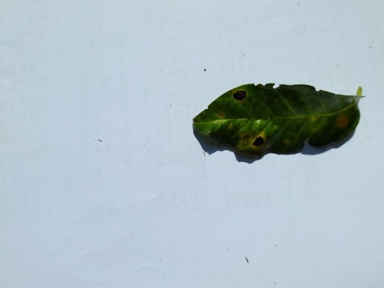
#> input picture apps/web/samples/cercospora.jpg, 384 x 288 px
$ python -i bgswap.py   (imports and definitions only)
#> lines starting #> are read from the running program, lines starting #| are printed output that depends on the picture; after the words box and inside, x2 and y2 are one past the last pixel; in counts of white or black regions, pixels touching at a corner belong together
#> further down, picture is the input picture: PIL image 384x288 RGB; mean R, G, B 174.8, 191.2, 199.6
### src/coffeeguard/robustness/leafmask.py
"""Colour-based leaf segmentation for the shortcut test and the CAM leaf-focus score.

Backgrounds in this dataset are mostly white or blue paper (low saturation or blue hue)
and, for field photos, soil and foliage. A pixel counts as plant when it is saturated
and not blue; the largest connected component (holes filled, so lesions stay inside)
is the leaf. On field photos surrounding foliage can join the mask - a known limit,
reported with the results.
"""

from __future__ import annotations

import numpy as np
from PIL import Image


def leaf_mask(img: Image.Image) -> np.ndarray:
    import cv2

    rgb = np.asarray(img.convert("RGB"))
    hsv = cv2.cvtColor(rgb, cv2.COLOR_RGB2HSV)  # H in [0, 180)
#> hsv: shape (288, 384, 3); mean H, S, V 97.6, 47.8, 202.4
    h, s, v = hsv[..., 0], hsv[..., 1], hsv[..., 2]
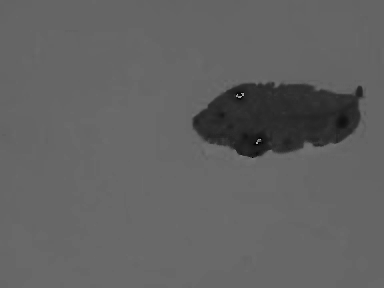
#> h: shape (288, 384); min 0, max 177, mean 97.6
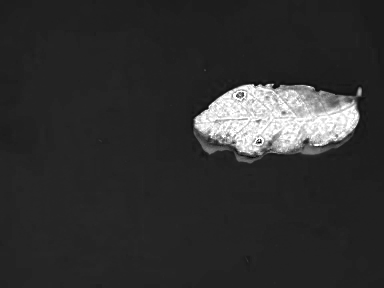
#> s: shape (288, 384); min 0, max 255, mean 47.8
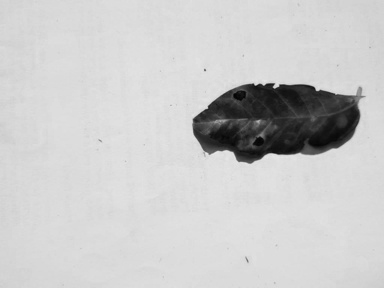
#> v: shape (288, 384); min 2, max 232, mean 202.4
    # saturated non-blue pixels (green/yellow/brown leaf and lesions) + dark pixels (the
    # very dark Cercospora leaves are barely saturated; paper backgrounds are bright)
    plant = ((s > 45) & (v > 25) & ((h < 95) | (h > 165))) | (v < 90)
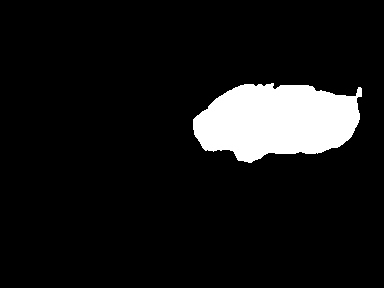
#> plant: shape (288, 384) bool; 8.9% white; 1 white region, box (x1, y1, x2, y2) and area: (193, 83, 362, 163) 9885
    plant = plant.astype(np.uint8)
    k = cv2.getStructuringElement(cv2.MORPH_ELLIPSE, (7, 7))
    plant = cv2.morphologyEx(plant, cv2.MORPH_CLOSE, k, iterations=2)
#> plant: shape (288, 384); values 0 (black) and 1 (white), 9% white; 1 white region, box (x1, y1, x2, y2) and area: (193, 83, 362, 163) 9938
    plant = cv2.morphologyEx(plant, cv2.MORPH_OPEN, k)
#> plant: shape (288, 384); values 0 (black) and 1 (white), 9% white; 1 white region, box (x1, y1, x2, y2) and area: (193, 83, 362, 163) 9909
    n, lab, stats, _ = cv2.connectedComponentsWithStats(plant, connectivity=8)
#> n = 2; stats = [[0, 0, 384, 288, 100683], [193, 83, 169, 80, 9909]]
    if n <= 1:
        return np.zeros(plant.shape, bool)
    biggest = 1 + int(np.argmax(stats[1:, cv2.CC_STAT_AREA]))
#> biggest = 1
    mask = (lab == biggest).astype(np.uint8)
    # fill holes: everything not reachable from the border through background is leaf
    flood = mask.copy()
    ff = np.zeros((mask.shape[0] + 2, mask.shape[1] + 2), np.uint8)
    for y, x in ((0, 0), (0, mask.shape[1] - 1), (mask.shape[0] - 1, 0)):
        if flood[y, x] == 0:
            cv2.floodFill(flood, ff, (x, y), 1)
#> flood: shape (288, 384); every value is 1
    return (mask | (1 - flood)).astype(bool)


# [6 lines left out: function apply_mask, not called in this run]

### src/coffeeguard/data/bgswap.py
"""Background-swap augmentation against the photo-setup shortcut (Phase 5 finding).

Each class was photographed in its own setup (blue paper for Cercospora/Leaf Rust,
white paper for Healthy/Phoma), and the shortcut test showed backgrounds alone carry
class information. With probability ``p`` a training leaf is cut out with the colour
leaf mask and pasted (soft edge) onto either the background of another training photo
(its own leaf filled in with its background colour and blurred away) or a random plain
background. Field photos, where the mask is the whole frame, are left unchanged.
Uses Python's ``random`` (seeded per DataLoader worker by PyTorch); picklable.
"""

from __future__ import annotations

import random
from collections.abc import Sequence

import numpy as np
from PIL import Image, ImageFilter

from coffeeguard.robustness.leafmask import leaf_mask

MIN_LEAF, MAX_LEAF = 0.02, 0.8  # outside this, the mask is unreliable (empty / field photo)

# plain backgrounds: paper white, grey, pale blue, soil brown, foliage green (RGB ranges)
_PALETTE = [
    ((200, 200, 200), (250, 250, 250)),
    ((110, 110, 110), (190, 190, 190)),
    ((150, 170, 200), (200, 215, 245)),
    ((90, 65, 40), (150, 115, 80)),
    ((40, 80, 30), (100, 150, 80)),
]


def leaf_only_background(img: Image.Image) -> Image.Image | None:
    """The photo with its leaf painted over in its median background colour, blurred."""
    mask = leaf_mask(img)
    if not MIN_LEAF <= mask.mean() <= MAX_LEAF:
        return None
    a = np.asarray(img.convert("RGB")).copy()
    a[mask] = np.median(a[~mask], axis=0).astype(np.uint8)
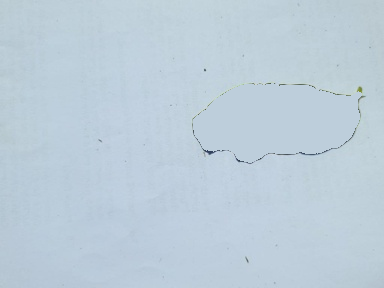
#> a: shape (288, 384, 3); 8.96% of pixels changed, all inside (x1, y1, x2, y2) = (193, 83, 362, 163)
    return Image.fromarray(a).filter(ImageFilter.GaussianBlur(6))


def _plain_background(size: tuple[int, int]) -> Image.Image:
    lo, hi = random.choice(_PALETTE)
    color = np.array([random.randint(a, b) for a, b in zip(lo, hi, strict=True)], np.float32)
    w, h = size
    # a gentle brightness gradient + fine noise, so the background isn't perfectly flat
    grad = np.linspace(random.uniform(0.85, 1.0), random.uniform(1.0, 1.15), w, dtype=np.float32)
    a = color[None, None, :] * grad[None, :, None]
    a = a + np.random.default_rng(random.getrandbits(32)).normal(0, 5, (h, w, 3))
    return Image.fromarray(np.clip(a, 0, 255).astype(np.uint8)).filter(ImageFilter.GaussianBlur(1))


class BackgroundSwap:
    def __init__(self, donors: Sequence[Image.Image], p: float = 0.5, plain_p: float = 0.4):
        self.donors, self.p, self.plain_p = list(donors), p, plain_p

    def __call__(self, img: Image.Image) -> Image.Image:
        if random.random() >= self.p:
            return img
        mask = leaf_mask(img)
        if not MIN_LEAF <= mask.mean() <= MAX_LEAF:
            return img
        if self.donors and random.random() >= self.plain_p:
            bg = random.choice(self.donors).resize(img.size, Image.Resampling.BILINEAR)
            if random.random() < 0.5:
                bg = bg.transpose(Image.Transpose.FLIP_LEFT_RIGHT)
        else:
            bg = _plain_background(img.size)
        soft = Image.fromarray((mask * 255).astype(np.uint8)).filter(ImageFilter.GaussianBlur(1.5))
        return Image.composite(img.convert("RGB"), bg, soft)


def build_background_swap(
    images: Sequence[Image.Image], p: float, max_donors: int = 400, seed: int = 0
) -> BackgroundSwap:
    """Donor backgrounds from a random subset of training images (memory: ~0.3 MB each)."""
    rng = random.Random(seed)
    pool = rng.sample(list(images), min(max_donors, len(images)))
    donors = [bg for im in pool if (bg := leaf_only_background(im)) is not None]
    return BackgroundSwap(donors, p)

>>> from PIL import Image
>>> picture = Image.open('../../../apps/web/samples/cercospora.jpg')
>>> result = leaf_only_background(picture)
